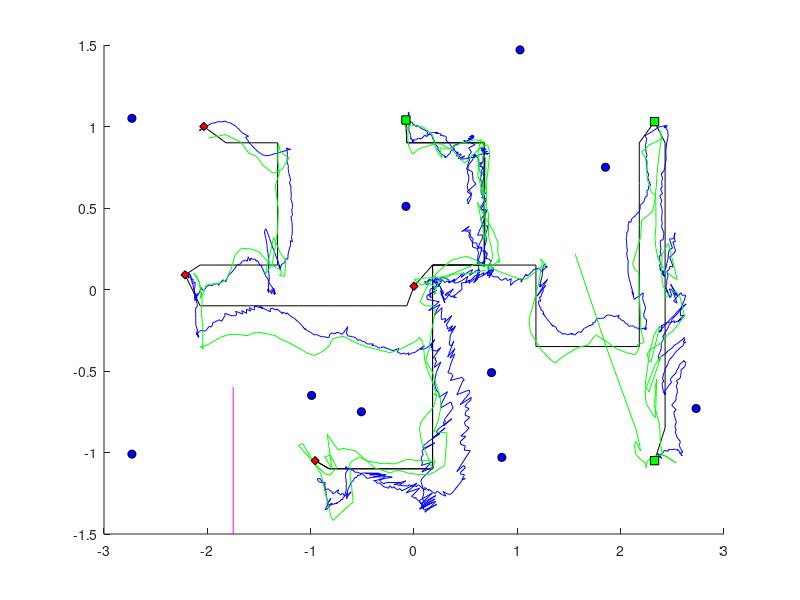

Reproduce this figure in MATLAB. (Note: this script raises an error after producing the figure.)
function postProcessPlot()
load('Team3_run1.mat');
load('run1.mat');
load('compMap.mat');
load('PlannedPath.mat');

Xtp = truthLog.truthPose(:,2);
Ytp = truthLog.truthPose(:,3);
Ttp = truthLog.truthPose(:,4);

Xl = dataStore.robotPose(:,1);
Yl = dataStore.robotPose(:,2);

% plotting 
figure
hold on
plot(path(:,1),path(:,2),'-k')
plot(Xtp,Ytp,'-b')
plot(Xl,Yl,'-g')
plot(waypoints(:,1),waypoints(:,2),'sg','MarkerEdgeColor','k',...
                                             'MarkerFaceColor','g',...
                                             'MarkerSize',6);

plot(ECwaypoints(:,1),ECwaypoints(:,2),'dr','MarkerEdgeColor','k',...
                                                 'MarkerFaceColor','r',...
                                                 'MarkerSize',6);

plot(beaconLoc(:,2),beaconLoc(:,3),'ob','MarkerEdgeColor','k',...
                                                 'MarkerFaceColor','b',...
                                                 'MarkerSize',6);
                                             
plot([optWalls(2,1),optWalls(2,3)],[optWalls(2,2),optWalls(2,4)],'-m')
plotmap(map)
%plotmap(optWalls(2,:))
legend('Path','TruthPose','Localization',...
    'Waypoints','Extra Credit Waypoints','Beacon','Optional Wall')
xlabel('X Position [m]')
ylabel('Y Position [m]')
title('Final Competition Result')


% plotting Grid 
figure
hold on
plot(path(:,1),path(:,2),'-k')

plot(waypoints(:,1),waypoints(:,2),'sg','MarkerEdgeColor','k',...
                                             'MarkerFaceColor','g',...
                                             'MarkerSize',6);

plot(ECwaypoints(:,1),ECwaypoints(:,2),'dr','MarkerEdgeColor','k',...
                                                 'MarkerFaceColor','r',...
                                                 'MarkerSize',6);

plot(beaconLoc(:,2),beaconLoc(:,3),'ob','MarkerEdgeColor','k',...
                                                 'MarkerFaceColor','b',...
                                                 'MarkerSize',6);
                                             
plot([optWalls(2,1),optWalls(2,3)],[optWalls(2,2),optWalls(2,4)],'-m')
PathsFinal = globalPathFindingGrid(map,waypoints,ECwaypoints,[Xtp(1) Ytp(1)],0.17);
plotmap(map)
%plotmap(optWalls(2,:))
legend('Path','Waypoints','Extra Credit Waypoints','Beacon','Optional Wall')
xlabel('X Position [m]')
ylabel('Y Position [m]')
title('Final Competition PRM Grid')




end